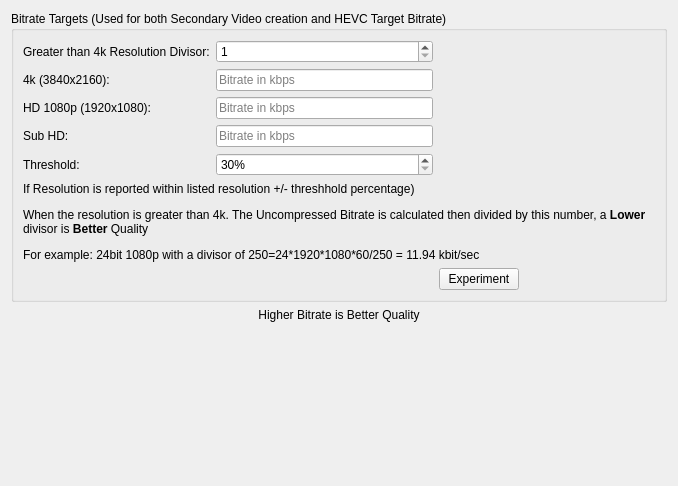
<?xml version="1.0" encoding="UTF-8"?>
<ui version="4.0">
 <class>NMediaManager::NPreferences::NUi::CTranscodeVideoQuality</class>
 <widget class="QWidget" name="NMediaManager::NPreferences::NUi::CTranscodeVideoQuality">
  <property name="geometry">
   <rect>
    <x>0</x>
    <y>0</y>
    <width>678</width>
    <height>486</height>
   </rect>
  </property>
  <property name="windowTitle">
   <string>Form</string>
  </property>
  <layout class="QVBoxLayout" name="verticalLayout">
   <item>
    <widget class="QGroupBox" name="groupBox">
     <property name="title">
      <string>Bitrate Targets (Used for both Secondary Video creation and HEVC Target Bitrate)</string>
     </property>
     <layout class="QGridLayout" name="gridLayout">
      <item row="0" column="0">
       <widget class="QLabel" name="label_9">
        <property name="text">
         <string>Greater than 4k Resolution Divisor:</string>
        </property>
       </widget>
      </item>
      <item row="0" column="1">
       <widget class="QSpinBox" name="greaterThan4kDivisor">
        <property name="minimum">
         <number>1</number>
        </property>
        <property name="maximum">
         <number>10000</number>
        </property>
        <property name="stepType">
         <enum>QAbstractSpinBox::AdaptiveDecimalStepType</enum>
        </property>
       </widget>
      </item>
      <item row="1" column="0">
       <widget class="QLabel" name="label_6">
        <property name="text">
         <string>4k (3840x2160):</string>
        </property>
       </widget>
      </item>
      <item row="1" column="1">
       <widget class="NSABUtils::CLineEditWithSuffix" name="target4kBitrate">
        <property name="placeholderText">
         <string>Bitrate in kbps</string>
        </property>
       </widget>
      </item>
      <item row="1" column="2" rowspan="2">
       <spacer name="horizontalSpacer_2">
        <property name="orientation">
         <enum>Qt::Horizontal</enum>
        </property>
        <property name="sizeHint" stdset="0">
         <size>
          <width>187</width>
          <height>20</height>
         </size>
        </property>
       </spacer>
      </item>
      <item row="2" column="0">
       <widget class="QLabel" name="label">
        <property name="text">
         <string>HD 1080p (1920x1080):</string>
        </property>
       </widget>
      </item>
      <item row="2" column="1">
       <widget class="NSABUtils::CLineEditWithSuffix" name="targetHDBitrate">
        <property name="maxLength">
         <number>10</number>
        </property>
        <property name="placeholderText">
         <string>Bitrate in kbps</string>
        </property>
       </widget>
      </item>
      <item row="3" column="0">
       <widget class="QLabel" name="label_10">
        <property name="text">
         <string>Sub HD:</string>
        </property>
       </widget>
      </item>
      <item row="3" column="1">
       <widget class="NSABUtils::CLineEditWithSuffix" name="targetSubHDBitrate">
        <property name="maxLength">
         <number>10</number>
        </property>
        <property name="placeholderText">
         <string>Bitrate in kbps</string>
        </property>
       </widget>
      </item>
      <item row="4" column="0">
       <widget class="QLabel" name="label_12">
        <property name="text">
         <string>Threshold:</string>
        </property>
       </widget>
      </item>
      <item row="4" column="1">
       <widget class="QSpinBox" name="resolutionThreshold">
        <property name="suffix">
         <string>%</string>
        </property>
        <property name="minimum">
         <number>30</number>
        </property>
        <property name="maximum">
         <number>200</number>
        </property>
       </widget>
      </item>
      <item row="5" column="0" colspan="3">
       <widget class="QLabel" name="label_14">
        <property name="text">
         <string>&lt;html&gt;&lt;head/&gt;&lt;body&gt;&lt;p&gt;If Resolution is reported within listed resolution +/- threshhold percentage)&lt;/p&gt;&lt;p&gt;When the resolution is greater than 4k. The Uncompressed Bitrate is calculated then divided by this number, a &lt;span style=&quot; font-weight:600;&quot;&gt;Lower&lt;/span&gt; divisor is &lt;span style=&quot; font-weight:600;&quot;&gt;Better&lt;/span&gt; Quality&lt;/p&gt;&lt;p&gt;For example: 24bit 1080p with a divisor of 250=24*1920*1080*60/250 = 11.94 kbit/sec&lt;/p&gt;&lt;/body&gt;&lt;/html&gt;</string>
        </property>
        <property name="textFormat">
         <enum>Qt::RichText</enum>
        </property>
        <property name="wordWrap">
         <bool>true</bool>
        </property>
       </widget>
      </item>
      <item row="6" column="2">
       <widget class="QPushButton" name="experiment">
        <property name="sizePolicy">
         <sizepolicy hsizetype="Maximum" vsizetype="Fixed">
          <horstretch>0</horstretch>
          <verstretch>0</verstretch>
         </sizepolicy>
        </property>
        <property name="text">
         <string>Experiment</string>
        </property>
        <property name="icon">
         <iconset resource="../../UI/resources/application.qrc">
          <normaloff>:/experiment.png</normaloff>:/experiment.png</iconset>
        </property>
       </widget>
      </item>
      <item row="6" column="0" colspan="2">
       <spacer name="horizontalSpacer">
        <property name="orientation">
         <enum>Qt::Horizontal</enum>
        </property>
        <property name="sizeHint" stdset="0">
         <size>
          <width>40</width>
          <height>20</height>
         </size>
        </property>
       </spacer>
      </item>
     </layout>
    </widget>
   </item>
   <item>
    <widget class="QLabel" name="label_8">
     <property name="text">
      <string>Higher Bitrate is Better Quality</string>
     </property>
     <property name="alignment">
      <set>Qt::AlignCenter</set>
     </property>
    </widget>
   </item>
   <item>
    <spacer name="verticalSpacer_7">
     <property name="orientation">
      <enum>Qt::Vertical</enum>
     </property>
     <property name="sizeHint" stdset="0">
      <size>
       <width>20</width>
       <height>231</height>
      </size>
     </property>
    </spacer>
   </item>
  </layout>
 </widget>
 <customwidgets>
  <customwidget>
   <class>NSABUtils::CLineEditWithSuffix</class>
   <extends>QLineEdit</extends>
   <header>SABUtils/LineEditWithSuffix.h</header>
  </customwidget>
 </customwidgets>
 <tabstops>
  <tabstop>target4kBitrate</tabstop>
  <tabstop>targetHDBitrate</tabstop>
  <tabstop>targetSubHDBitrate</tabstop>
 </tabstops>
 <resources>
  <include location="../../UI/resources/application.qrc"/>
 </resources>
 <connections/>
</ui>
